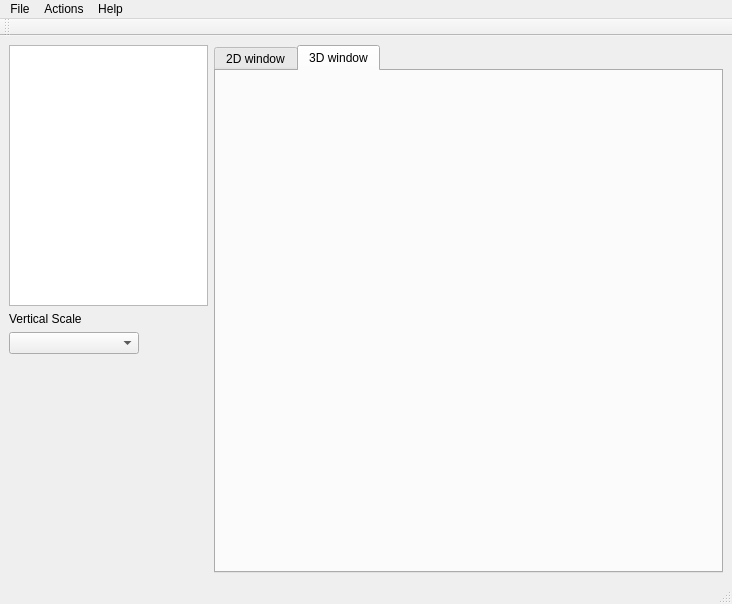
<ui version="4.0" >
 <class>ModelerClass</class>
 <widget class="QMainWindow" name="ModelerClass" >
  <property name="geometry" >
   <rect>
    <x>0</x>
    <y>0</y>
    <width>732</width>
    <height>604</height>
   </rect>
  </property>
  <property name="windowTitle" >
   <string>Geoid</string>
  </property>
  <widget class="QWidget" name="centralWidget" >
   <layout class="QVBoxLayout" >
    <property name="spacing" >
     <number>6</number>
    </property>
    <property name="leftMargin" >
     <number>9</number>
    </property>
    <property name="topMargin" >
     <number>9</number>
    </property>
    <property name="rightMargin" >
     <number>9</number>
    </property>
    <property name="bottomMargin" >
     <number>9</number>
    </property>
    <item>
     <layout class="QHBoxLayout" >
      <property name="spacing" >
       <number>6</number>
      </property>
      <property name="leftMargin" >
       <number>0</number>
      </property>
      <property name="topMargin" >
       <number>0</number>
      </property>
      <property name="rightMargin" >
       <number>0</number>
      </property>
      <property name="bottomMargin" >
       <number>0</number>
      </property>
      <item>
       <layout class="QVBoxLayout" >
        <property name="spacing" >
         <number>6</number>
        </property>
        <property name="leftMargin" >
         <number>0</number>
        </property>
        <property name="topMargin" >
         <number>0</number>
        </property>
        <property name="rightMargin" >
         <number>0</number>
        </property>
        <property name="bottomMargin" >
         <number>0</number>
        </property>
        <item>
         <widget class="QTreeView" name="objectList" >
          <property name="minimumSize" >
           <size>
            <width>199</width>
            <height>0</height>
           </size>
          </property>
          <property name="maximumSize" >
           <size>
            <width>199</width>
            <height>300</height>
           </size>
          </property>
         </widget>
        </item>
        <item>
         <layout class="QVBoxLayout" >
          <property name="spacing" >
           <number>6</number>
          </property>
          <property name="leftMargin" >
           <number>0</number>
          </property>
          <property name="topMargin" >
           <number>0</number>
          </property>
          <property name="rightMargin" >
           <number>0</number>
          </property>
          <property name="bottomMargin" >
           <number>0</number>
          </property>
          <item>
           <widget class="QLabel" name="label" >
            <property name="text" >
             <string>Vertical Scale</string>
            </property>
           </widget>
          </item>
          <item>
           <widget class="QComboBox" name="zScaleBox" >
            <property name="sizePolicy" >
             <sizepolicy vsizetype="Fixed" hsizetype="Fixed" >
              <horstretch>0</horstretch>
              <verstretch>0</verstretch>
             </sizepolicy>
            </property>
            <property name="minimumSize" >
             <size>
              <width>130</width>
              <height>0</height>
             </size>
            </property>
           </widget>
          </item>
          <item>
           <spacer>
            <property name="orientation" >
             <enum>Qt::Vertical</enum>
            </property>
            <property name="sizeHint" >
             <size>
              <width>20</width>
              <height>40</height>
             </size>
            </property>
           </spacer>
          </item>
         </layout>
        </item>
       </layout>
      </item>
      <item>
       <widget class="QTabWidget" name="tabWidget" >
        <property name="minimumSize" >
         <size>
          <width>270</width>
          <height>0</height>
         </size>
        </property>
        <property name="currentIndex" >
         <number>1</number>
        </property>
        <widget class="QWidget" name="tab_2" >
         <attribute name="title" >
          <string>2D window</string>
         </attribute>
         <widget class="QLabel" name="label_2" >
          <property name="geometry" >
           <rect>
            <x>10</x>
            <y>10</y>
            <width>172</width>
            <height>20</height>
           </rect>
          </property>
          <property name="text" >
           <string>Currently not implemented</string>
          </property>
         </widget>
        </widget>
        <widget class="QWidget" name="tab" >
         <attribute name="title" >
          <string>3D window</string>
         </attribute>
        </widget>
       </widget>
      </item>
     </layout>
    </item>
   </layout>
  </widget>
  <widget class="QMenuBar" name="menuBar" >
   <property name="geometry" >
    <rect>
     <x>0</x>
     <y>0</y>
     <width>732</width>
     <height>31</height>
    </rect>
   </property>
   <widget class="QMenu" name="menu" >
    <property name="title" >
     <string>File</string>
    </property>
   </widget>
   <widget class="QMenu" name="menu_2" >
    <property name="title" >
     <string>Actions</string>
    </property>
    <addaction name="newGridAction" />
    <addaction name="actionAdd_wells" />
   </widget>
   <widget class="QMenu" name="menu_3" >
    <property name="title" >
     <string>Help</string>
    </property>
    <addaction name="action_7" />
    <addaction name="separator" />
    <addaction name="action_8" />
   </widget>
   <addaction name="menu" />
   <addaction name="menu_2" />
   <addaction name="menu_3" />
  </widget>
  <widget class="QToolBar" name="mainToolBar" >
   <property name="orientation" >
    <enum>Qt::Horizontal</enum>
   </property>
   <attribute name="toolBarArea" >
    <enum>TopToolBarArea</enum>
   </attribute>
   <attribute name="toolBarBreak" >
    <bool>false</bool>
   </attribute>
  </widget>
  <widget class="QStatusBar" name="statusBar" />
  <action name="newGridAction" >
   <property name="text" >
    <string>Create grid</string>
   </property>
  </action>
  <action name="action_2" >
   <property name="text" >
    <string>New</string>
   </property>
  </action>
  <action name="action_3" >
   <property name="text" >
    <string>Open</string>
   </property>
  </action>
  <action name="action_4" >
   <property name="text" >
    <string>Save</string>
   </property>
  </action>
  <action name="action_5" >
   <property name="text" >
    <string>Save As...</string>
   </property>
  </action>
  <action name="action_6" >
   <property name="text" >
    <string>Exit</string>
   </property>
  </action>
  <action name="action_7" >
   <property name="text" >
    <string>Geoid Help</string>
   </property>
  </action>
  <action name="action_8" >
   <property name="text" >
    <string>About</string>
   </property>
  </action>
  <action name="actionAdd_wells" >
   <property name="text" >
    <string>Add wells</string>
   </property>
  </action>
 </widget>
 <layoutdefault spacing="6" margin="11" />
 <resources/>
 <connections/>
</ui>
